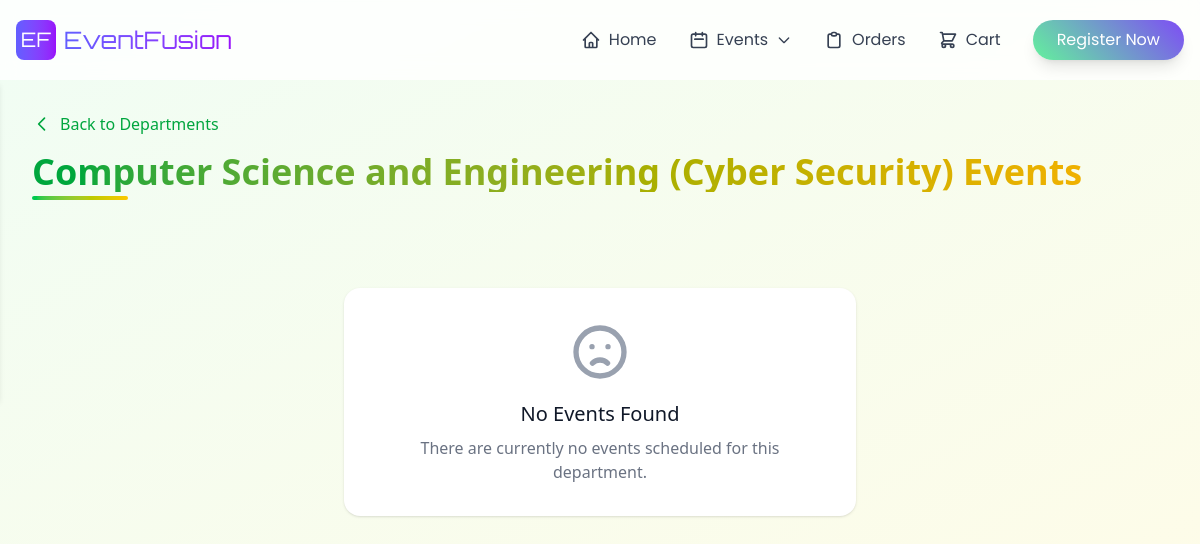
The app's page /categories/events.php?code=107, older data.
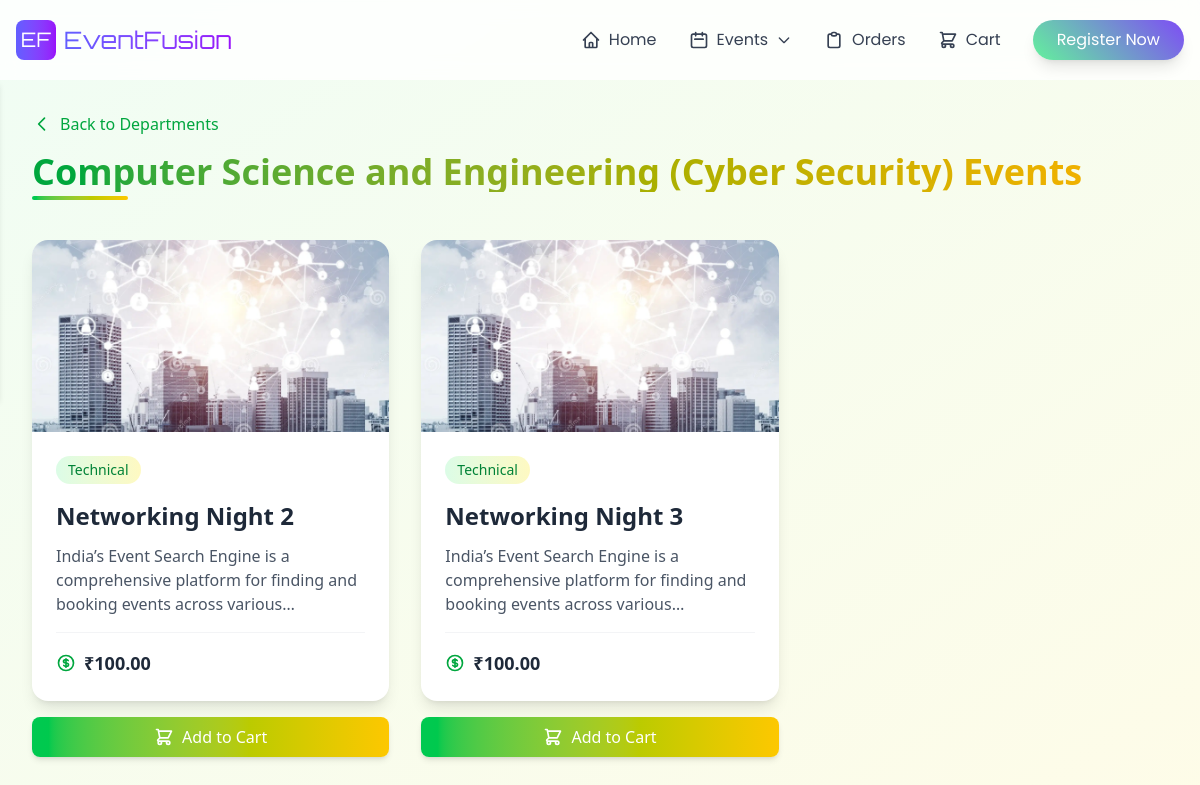
The same page, newer data.
### tables this page shows
CREATE TABLE `events` (
  `event_id` int(11) NOT NULL,
  `event_name` varchar(100) NOT NULL,
  `event_detail` varchar(256) NOT NULL,
  `category` enum('Technical','Non-Technical') DEFAULT NULL,
  `department_code` int(11) DEFAULT NULL,
  `description` text DEFAULT NULL,
  `event_date` date NOT NULL,
  `start_time` time DEFAULT NULL,
  `end_time` time DEFAULT NULL,
  `venue` varchar(100) DEFAULT NULL,
  `registration_fee` decimal(10,2) DEFAULT NULL,
  `image_path` varchar(512) DEFAULT NULL
);

### categories/events.php (the view, shortened to what this page needs)
<!DOCTYPE html>
<html lang="en">
<head>
    <?php include '../header/links.php'; ?>
</head>
<body class="bg-gradient-to-br from-green-50 to-yellow-50">
    <?php include '../header/navbar.php'; ?>
    <?php
        include '../database/connection.php';
        $department_code = isset($_GET['code']) ? $_GET['code'] : '';
        $event_query = "SELECT * FROM events WHERE department_code = ? ORDER BY event_name";
        $stmt = $conn->prepare($event_query);
        $stmt->bind_param("s", $department_code);
        $stmt->execute();
        $events = $stmt->get_result();
    ?>
    <div class="pt-20">
        <div class="max-w-7xl mx-auto px-4 sm:px-6 lg:px-8 py-8">
            <div class="mb-12">
                <div class="relative inline-block">
                    <a href="departments.php" class="inline-flex items-center text-green-600 hover:text-green-700 mb-4">
                        <svg class="w-5 h-5 mr-2" fill="none" stroke="currentColor" viewBox="0 0 24 24">
                            <path stroke-linecap="round" stroke-linejoin="round" stroke-width="2" d="M15 19l-7-7 7-7"/>
                        </svg>
                        Back to Departments
                    </a>
                    <h1 class="text-4xl font-bold bg-gradient-to-r from-green-600 to-yellow-500 text-transparent bg-clip-text">
                    </h1>
                    <div class="absolute -bottom-2 left-0 h-1 w-24 bg-gradient-to-r from-green-500 to-yellow-400 rounded-full"></div>
                </div>
            </div>
            <div class="grid grid-cols-1 md:grid-cols-2 lg:grid-cols-3 gap-8">
                <?php while($event = $events->fetch_assoc()): ?>
                    <div class="h-full flex flex-col">
                        <a href="event_details.php"
                           class="flex-grow block cursor-pointer"
                           onclick="event.preventDefault(); document.getElementById('eventForm<?php echo $event['event_id']; ?>').submit();">
                            <div class="bg-white h-full rounded-2xl shadow-lg hover:shadow-xl transform hover:-translate-y-1 transition-all duration-300">
                                <div class="h-48 w-full rounded-t-2xl overflow-hidden">
                                    <img src="<?php echo !empty($event['image_path']) ? htmlspecialchars($event['image_path']) : '../networkingnight.webp'; ?>"
                                         alt="<?php echo htmlspecialchars($event['event_name']); ?>"
                                         class="w-full h-full object-cover">
                                </div>
                                <div class="p-6 flex flex-col h-[calc(100%-12rem)]">
                                    <div class="inline-block px-3 py-1 rounded-full text-sm font-medium bg-gradient-to-r from-green-100 to-yellow-100 text-green-700 mb-4 w-fit">
                                        <?php echo htmlspecialchars($event['category']); ?>
                                    </div>
                                    <h2 class="text-2xl font-bold text-gray-800 mb-3 line-clamp-2">
                                        <?php echo htmlspecialchars($event['event_name']); ?>
                                    </h2>
                                    <p class="text-gray-600 mb-4 line-clamp-3 flex-grow">
                                        <?php echo htmlspecialchars($event['event_detail']); ?>
                                    </p>
                                    <div class="flex items-center justify-between mt-auto pt-4 border-t border-gray-100">
                                        <div class="flex items-center space-x-2">
                                            <span class="text-lg font-semibold text-gray-800">
                                                ₹<?php echo number_format($event['registration_fee'], 2); ?>
                                            </span>
                                        </div>
                                    </div>
                                </div>
                            </div>
                        </a>
                        <button onclick="addToCart(<?php echo $event['event_id']; ?>)"
                                class="mt-4 w-full px-4 py-2 bg-gradient-to-r from-green-500 to-yellow-400 text-white rounded-lg hover:from-green-600 hover:to-yellow-500 transform hover:scale-105 transition-all duration-300 shadow-md flex items-center justify-center">
                            <svg class="w-5 h-5 mr-2" fill="none" stroke="currentColor" viewBox="0 0 24 24">
                                <path stroke-linecap="round" stroke-linejoin="round" stroke-width="2"
                                      d="M3 3h2l.4 2M7 13h10l4-8H5.4M7 13L5.4 5M7 13l-2.293 2.293c-.63.63-.184 1.707.707 1.707H17m0 0a2 2 0 100 4 2 2 0 000-4zm-8 2a2 2 0 11-4 0 2 2 0 014 0z"/>
                            </svg>
                            Add to Cart
                        </button>
                    </div>
                <?php endwhile; ?>
                <?php if($events->num_rows === 0): ?>
                    <div class="col-span-full text-center py-12">
                        <div class="bg-white rounded-2xl shadow p-8 max-w-lg mx-auto">
                            <svg class="w-16 h-16 text-gray-400 mx-auto mb-4" fill="none" stroke="currentColor" viewBox="0 0 24 24">
                                <path stroke-linecap="round" stroke-linejoin="round" stroke-width="2"
                                      d="M9.172 16.172a4 4 0 015.656 0M9 10h.01M15 10h.01M21 12a9 9 0 11-18 0 9 9 0 0118 0z"/>
                            </svg>
                            <h3 class="text-xl font-medium text-gray-900 mb-2">No Events Found</h3>
                            <p class="text-gray-500">There are currently no events scheduled for this department.</p>
                        </div>
                    </div>
                <?php endif; ?>
            </div>
        </div>
    </div>
</body>
</html>

### header/links.php (shortened to what this page needs)
<script src="https://unpkg.com/@tailwindcss/browser@4"></script>
<link href="https://cdnjs.cloudflare.com/ajax/libs/animate.css/4.1.1/animate.min.css" rel="stylesheet">

### header/navbar.php (shortened to what this page needs)
<nav class="fixed w-full z-50 nav-blur backdrop-blur-md bg-white/80">
    <div class="max-w-7xl mx-auto px-4">
        <div class="flex justify-between items-center h-20">
            <div class="flex items-center space-x-2 group cursor-pointer">
                <div
                    class="w-10 h-10 rounded-lg bg-gradient-to-r from-indigo-500 to-purple-600 flex items-center justify-center transition-all duration-300 group-hover:scale-110 group-hover:shadow-lg">
                    <span class="font-orbitron text-white text-xl">EF</span>
                </div>
                <span
                    class="font-orbitron text-2xl bg-gradient-to-r from-indigo-500 to-purple-600 bg-clip-text text-transparent transition-all duration-300 group-hover:opacity-80">EventFusion</span>
            </div>
            <div class="hidden md:flex items-center space-x-8">
                <a href="/event/index.php"
                    class="group flex items-center space-x-2 text-gray-700 hover:text-indigo-600 transition-all duration-300">
                    <span class="font-poppins">Home</span>
                </a>
                <div class="relative group">
                    <button
                        class="group flex items-center space-x-2 text-gray-700 hover:text-indigo-600 transition-all duration-300">
                        <svg class="w-5 h-5 transition-transform group-hover:scale-110" fill="none"
                            stroke="currentColor" viewBox="0 0 24 24">
                            <path stroke-linecap="round" stroke-linejoin="round" stroke-width="2"
                                d="M8 7V3m8 4V3m-9 8h10M5 21h14a2 2 0 002-2V7a2 2 0 00-2-2H5a2 2 0 00-2 2v12a2 2 0 002 2z" />
                        </svg>
                        <span class="font-poppins">Events</span>
                        <svg class="w-4 h-4 transition-transform duration-300 group-hover:rotate-180" fill="none"
                            stroke="currentColor" viewBox="0 0 24 24">
                            <path stroke-linecap="round" stroke-linejoin="round" stroke-width="2" d="M19 9l-7 7-7-7" />
                        </svg>
                    </button>
                </div>
                <a href="/event/orders/orders.php"
                    class="group flex items-center space-x-2 text-gray-700 hover:text-indigo-600 transition-all duration-300">
                    <span class="font-poppins">Orders</span>
                </a>
                <a href="/event/cart/cart.php"
                    class="group flex items-center space-x-2 text-gray-700 hover:text-indigo-600 transition-all duration-300">
                    <span class="font-poppins">Cart</span>
                </a>
                <?php if (!isset($_SESSION['user_id'])): ?>
                    <button onclick="window.location.href='/event/user/signup.php'"
                        class="btn-futuristic text-white px-6 py-2 rounded-full font-poppins shadow-lg bg-gradient-to-r from-indigo-500 to-purple-600 hover:from-indigo-600 hover:to-purple-700 transition-all duration-300 hover:scale-105 hover:shadow-xl">
                        Register Now
                    </button>
                <?php endif; ?>
            </div>
        </div>
    </div>
</nav>

### header/navbar_styles.php (style rules this page uses)
:root { --gradient-1: linear-gradient(45deg, #63f19c, #7e4cf5); }
.font-orbitron { font-family: 'Orbitron', sans-serif; }
.font-poppins { font-family: 'Poppins', sans-serif; }
.nav-blur { backdrop-filter: blur(10px); background: rgba(255, 255, 255, 0.8); }
.btn-futuristic { background: var(--gradient-1); position: relative; overflow: hidden; transition: all 0.3s ease; }
.btn-futuristic::before { content: ''; position: absolute; top: 0; left: -100%; width: 100%; height: 100%; background: linear-gradient(90deg, transparent, rgba(255, 255, 255, 0.2), transparent); transition: 0.5s; }

Row changes from the older to the newer data that the page shows:
added events: category "Technical", event_name "Networking Night 2", event_detail "India’s Event Search Engine is a comprehensive platform for finding and booking events across…", registration_fee "100.00"
added events: category "Technical", event_name "Networking Night 3", event_detail "India’s Event Search Engine is a comprehensive platform for finding and booking events across…", registration_fee "100.00"
Text that changed along with them:
text no longer shown: "No Events Found There are currently no events scheduled for this department."
